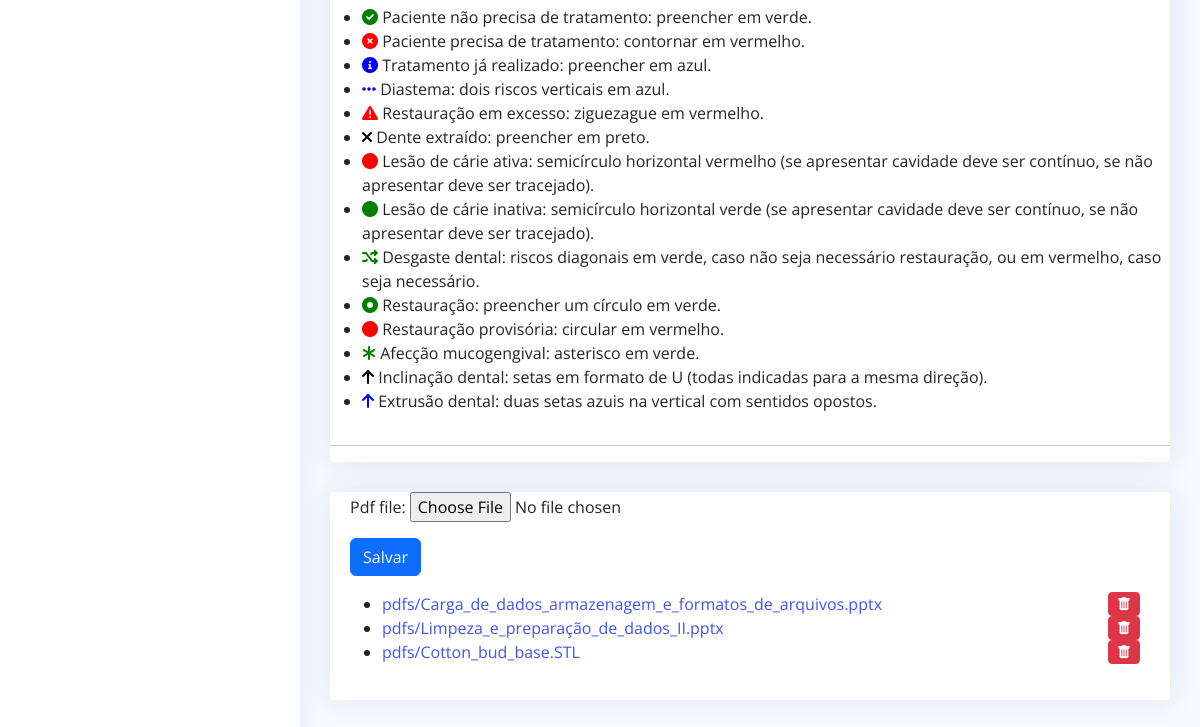
Before: /pagina_paciente/1/ (signed in, lower part) with the older database file.
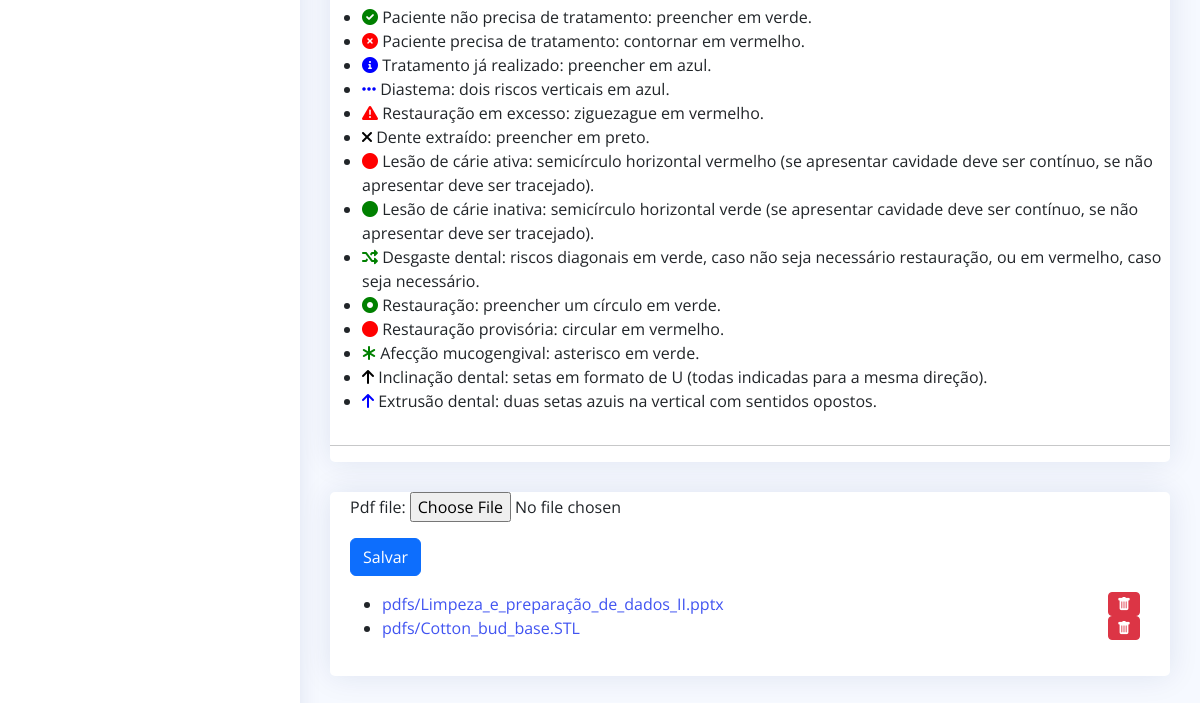
After: the same page with the newer database file.
### app/models.py (models this page shows, shortened)
class PDFUpload(models.Model):
    paciente = models.ForeignKey(Paciente, on_delete=models.CASCADE)
    pdf_file = models.FileField(upload_to='pdfs/')  # Armazena PDFs na pasta 'pdfs'
    uploaded_at = models.DateTimeField(auto_now_add=True)

### app/views.py (the view, shortened to what this page needs)
# urls.py: path("pagina_paciente/<int:paciente_id>/", views.pagina_paciente, name='pagina_paciente'),
@login_required(login_url="/")
def pagina_paciente(request, paciente_id):
    paciente = get_object_or_404(Paciente, id=paciente_id)
    eventos = Event.objects.filter(paciente=paciente)
    anotacoes = Anotacao.objects.filter(paciente=paciente)
    odontograma, created = Odontograma.objects.get_or_create(paciente=paciente)
    pdf_uploads = PDFUpload.objects.filter(paciente=paciente)
    transacoes = Financeiro.objects.filter(paciente=paciente)
    total_entrada = transacoes.filter(tipo='Entrada', status='Pago').aggregate(Sum('valor'))['valor__sum'] or 0
    total_saida = transacoes.filter(tipo='Saída', status='Pago').aggregate(Sum('valor'))['valor__sum'] or 0
    saldo_total = total_entrada - total_saida
    form = AnotacaoForm()
    dente_form = DenteForm(instance=odontograma)
    pdf_form = PDFUploadForm()
    context = {
        "object": paciente,
        "eventos": eventos,
        "anotacoes": anotacoes,
        "form": form,
        "odontograma": odontograma,
        "dente": dente_form,
        "pdf_form": pdf_form,
        "pdf_uploads": pdf_uploads,
        "transacoes": transacoes,
        "total_entrada": total_entrada,
        "total_saida": total_saida,
        "saldo_total": saldo_total,
        "paciente":paciente,
    }
    return render(request, 'frontend/pagina_paciente.html', context)

### app/forms.py
class AnotacaoForm(forms.ModelForm):
    class Meta:
        model = Anotacao
        fields = ['texto']
        widgets = {
            'texto': forms.Textarea(attrs={'rows': 4, 'placeholder': 'Digite sua anotação aqui...'}),
        }

### app/models.py (called while the page is built)
    def __str__(self):
        return '{}'.format(self.Nome, self.id)

### app/templates/frontend/pagina_paciente.html (shortened to what this page needs)
<html lang="en">
  {% load static %}
<head>
    <link rel="stylesheet" href="{% static "style.css" %}">
  <link rel="stylesheet" href="https://cdnjs.cloudflare.com/ajax/libs/font-awesome/6.0.0-beta3/css/all.min.css">
  <link href="{% static "vendor/bootstrap/css/bootstrap.min.css" %}" rel="stylesheet">
  <link href="{% static "vendor/bootstrap-icons/bootstrap-icons.css" %}" rel="stylesheet">
  <link href="{% static "vendor/boxicons/css/boxicons.min.css" %}" rel="stylesheet">
  <link href="{% static "vendor/quill/quill.snow.css" %}" rel="stylesheet">
  <link href="{% static "vendor/quill/quill.bubble.css" %}" rel="stylesheet">
  <link href="{% static "vendor/remixicon/remixicon.css" %}" rel="stylesheet">
  <link href="{% static "vendor/simple-datatables/style.css" %}" rel="stylesheet">
  <link href="{% static "css/style.css" %}" rel="stylesheet">
</head>
<body>
  <aside id="sidebar" class="sidebar">
  </aside>
  <main id="main" class="main">
      <div class="card">
  <ul>
    <li style="margin-top: 10px">
      <i class="fas fa-check-circle" style="color: green;"></i>
      Paciente não precisa de tratamento: preencher em verde.
  </li>
  <li>
      <i class="fas fa-times-circle" style="color: red;"></i>
      Paciente precisa de tratamento: contornar em vermelho.
  </li>
  <li>
      <i class="fas fa-info-circle" style="color: blue;"></i>
      Tratamento já realizado: preencher em azul.
  </li>
  <li>
      <i class="fas fa-ellipsis-h" style="color: blue;"></i>
      Diastema: dois riscos verticais em azul.
  </li>
  <li>
      <i class="fas fa-exclamation-triangle" style="color: red;"></i>
      Restauração em excesso: ziguezague em vermelho.
  </li>
  <li>
      <i class="fas fa-times" style="color: black;"></i>
      Dente extraído: preencher em preto.
  </li>
  <li>
      <i class="fas fa-circle" style="color: red;"></i>
      Lesão de cárie ativa: semicírculo horizontal vermelho (se apresentar cavidade deve ser contínuo, se não apresentar deve ser tracejado).
  </li>
  <li>
      <i class="fas fa-circle" style="color: green;"></i>
      Lesão de cárie inativa: semicírculo horizontal verde (se apresentar cavidade deve ser contínuo, se não apresentar deve ser tracejado).
  </li>
  <li>
      <i class="fas fa-random" style="color: green;"></i>
      Desgaste dental: riscos diagonais em verde, caso não seja necessário restauração, ou em vermelho, caso seja necessário.
  </li>
  <li>
      <i class="fas fa-dot-circle" style="color: green;"></i>
      Restauração: preencher um círculo em verde.
  </li>
  <li>
      <i class="fas fa-circle" style="color: red;"></i>
      Restauração provisória: circular em vermelho.
  </li>
  <li>
      <i class="fas fa-asterisk" style="color: green;"></i>
      Afecção mucogengival: asterisco em verde.
  </li>
  <li>
      <i class="fas fa-arrow-up" style="color: black;"></i>
      Inclinação dental: setas em formato de U (todas indicadas para a mesma direção).
  </li>
  <li>
      <i class="fas fa-arrow-up" style="color: blue;"></i>
      Extrusão dental: duas setas azuis na vertical com sentidos opostos.
  </li>
  </ul>
    <hr>
      </div>
  <div class="card">
    <div class="card-body">
      <form method="post" enctype="multipart/form-data">
        {{ pdf_form.as_p }}
        <button type="submit" class="btn btn-primary">Salvar</button>
    </form>
    <ul>
      {% for pdf in pdf_uploads %}
          <li>
              <a href="{{ pdf.pdf_file.url }}" target="_blank">{{ pdf.pdf_file.name }}</a>
              <a href="{% url 'delete_pdf' paciente_id=paciente.id pdf_id=pdf.id %}" class="btn btn-danger btn-sm" style="float: right; margin-left: 10px; margin-right:10px">
                <i class="bi bi-trash-fill"></i>
            </a>
          </li>
      {% empty %}
          <li>Nenhum arquivo PDF salvo.</li>
      {% endfor %}
  </ul>
    </div>
  </div>
  </main>
</body>
</html>

Changed rows visible on the page:
removed PDFUpload: pdf_file.name "pdfs/Carga_de_dados_armazenagem_e_formatos_de_arquivos.pptx"
